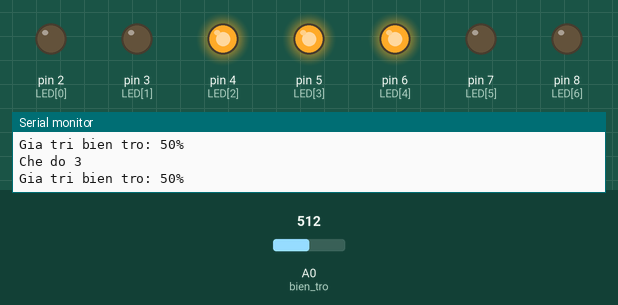
This sketch was run on a simulated Arduino Uno, built with avr-gcc and run on an emulated ATmega328P. Parts: output pins drawn as LEDs (lit = HIGH), the last lines printed to the serial monitor. Dashed ring = blinking. The test bench sets the inputs (shaded band); at power-on: A0 (bien_tro) = 512.

Above: at 2.9 s.
3.0 s: A0 (bien_tro) set to 306
At 4.0 s:
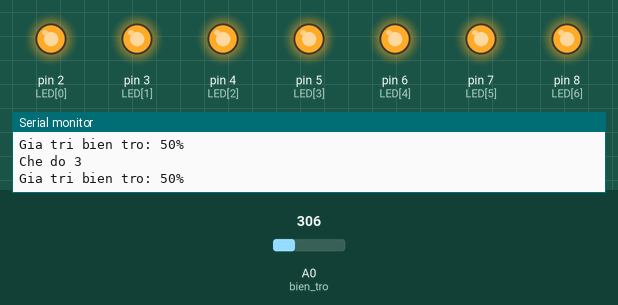
6.7 s: A0 (bien_tro) set to 900
At 8.2 s:
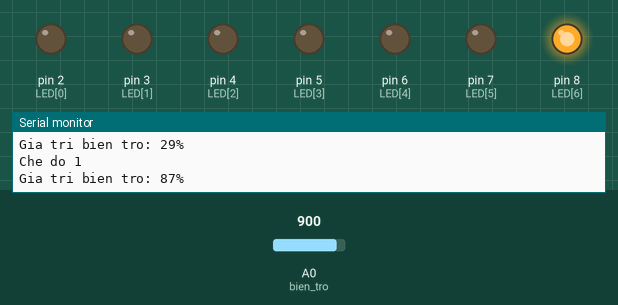
10.3 s: A0 (bien_tro) set to 716
At 12.8 s:
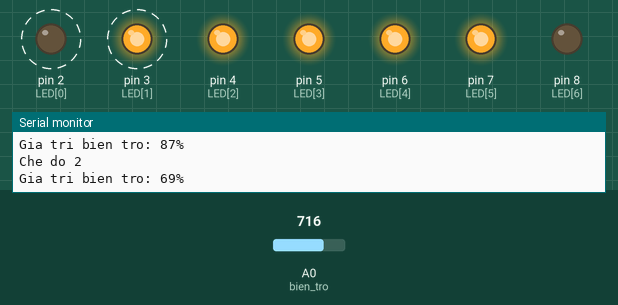
13.8 s: A0 (bien_tro) set to 1023
At 16.5 s:
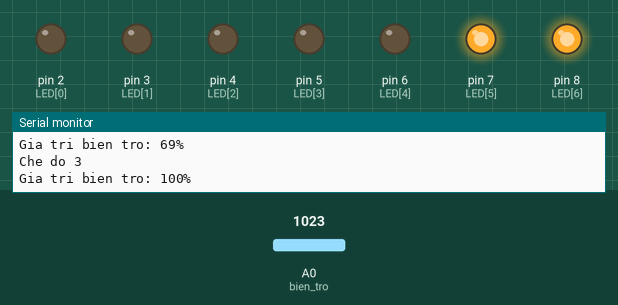
Timing chart, 0 to 18.6 s (numbered marks = the images above; inputs shaded):
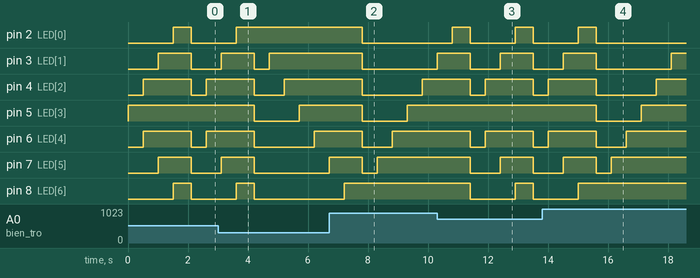

The sketch:

bai4_4.ino
```cpp
/*
Nguyen Thanh Luan - K74A2 KT&CN;

Bai 4-4: Lap trinh dieu khien che do bat tat 7 LED (cac chan 2 den 8 tren Uno)
theo gia tri bien tro va hien thi che do hien thoi tren Serial Monitor.
- Gia tri bien tro < 30%
  + che do 1: Bat lan luot tu trai den phai (2 den 8)
- Gia tri bien tro > 70%
  + che do 2: Bat lan luot tu phai den trai (8 den 2)
- Gia tri bien tro 31% den 69%
  + che do 3: Bat lan luot tu led giua sang hai phia (5 den 8 va 5 den 2)

- Hien thi tren Serial Monitor cac thong tin sau:
  + Gia tri bien tro
  + Che do hien hanh
*/

const byte bien_tro = A0;
const byte LED[7] = {2, 3, 4, 5, 6, 7, 8};
void ct1();
void ct2();
void ct3();

void setup() {
  Serial.begin(9600);
  pinMode(bien_tro, INPUT);
  for (int i = 0; i < 7; i++) {
    pinMode(LED[i], OUTPUT);
    digitalWrite(LED[i], LOW);
  }
}

void loop() {
  int value = analogRead(bien_tro);
  int percent = 100.0*value / 1023;

  Serial.print("Gia tri bien tro: "); Serial.print(percent); Serial.println("%");

  if (percent < 30) {
    ct1();
    Serial.println("Che do 1");
  }
  else if (percent > 70) {
    ct2();
    Serial.println("Che do 2");
  }
  else {
    ct3();
    Serial.println("Che do 3");
  }

}

void ct1() {
  for (int i = 0; i < 7; i++) {
    digitalWrite(LED[i], HIGH);
    delay(500);
  }

  delay(100);

  for (int i = 0; i < 7; i++) {
    digitalWrite(LED[i], LOW);
  }
}

void ct2() {
  for (int i = 0; i < 7; i++) {
    digitalWrite(LED[6-i], HIGH);
    delay(500);
  }

  delay(100);

  for (int i = 0; i < 7; i++) {
    digitalWrite(LED[i], LOW);
  }
}

void ct3() {
  for(int i=0; i < 4; i++)
  {
    digitalWrite(LED[i+3], HIGH);
    digitalWrite(LED[3-i], HIGH);
    delay(500);
  }

  delay(100);

  for (int i = 0; i < 7; i++) {
    digitalWrite(LED[i], LOW);
  }
}
```

Measured:
- after the input at 3.0 s, pin 2 (LED[0]): goes on until 3.6 s, then stays HIGH; pin 5 (LED[3]): HIGH → LOW after 1.2 s, → HIGH 1.5 s later; pin 7 (LED[5]), pin 8 (LED[6]): goes on until 4.2 s, then stays LOW
- after the input at 6.7 s, pin 2 (LED[0]): HIGH → LOW after 1.1 s; pin 3 (LED[1]): goes on until 7.8 s, then stays LOW; pin 8 (LED[6]): goes on until 7.2 s, then stays HIGH
- after the input at 10.3 s, pin 5 (LED[3]): stays HIGH (without the input it goes to LOW after 1.1 s); pin 8 (LED[6]): HIGH → LOW after 1.1 s, → HIGH 1.5 s later, → LOW 0.60 s later
- after the input at 13.8 s, pin 2 (LED[0]): goes on until 15.6 s, then stays LOW; pin 5 (LED[3]): HIGH → LOW after 1.8 s, → HIGH 1.5 s later; pin 8 (LED[6]): goes on until 15.0 s, then stays HIGH
